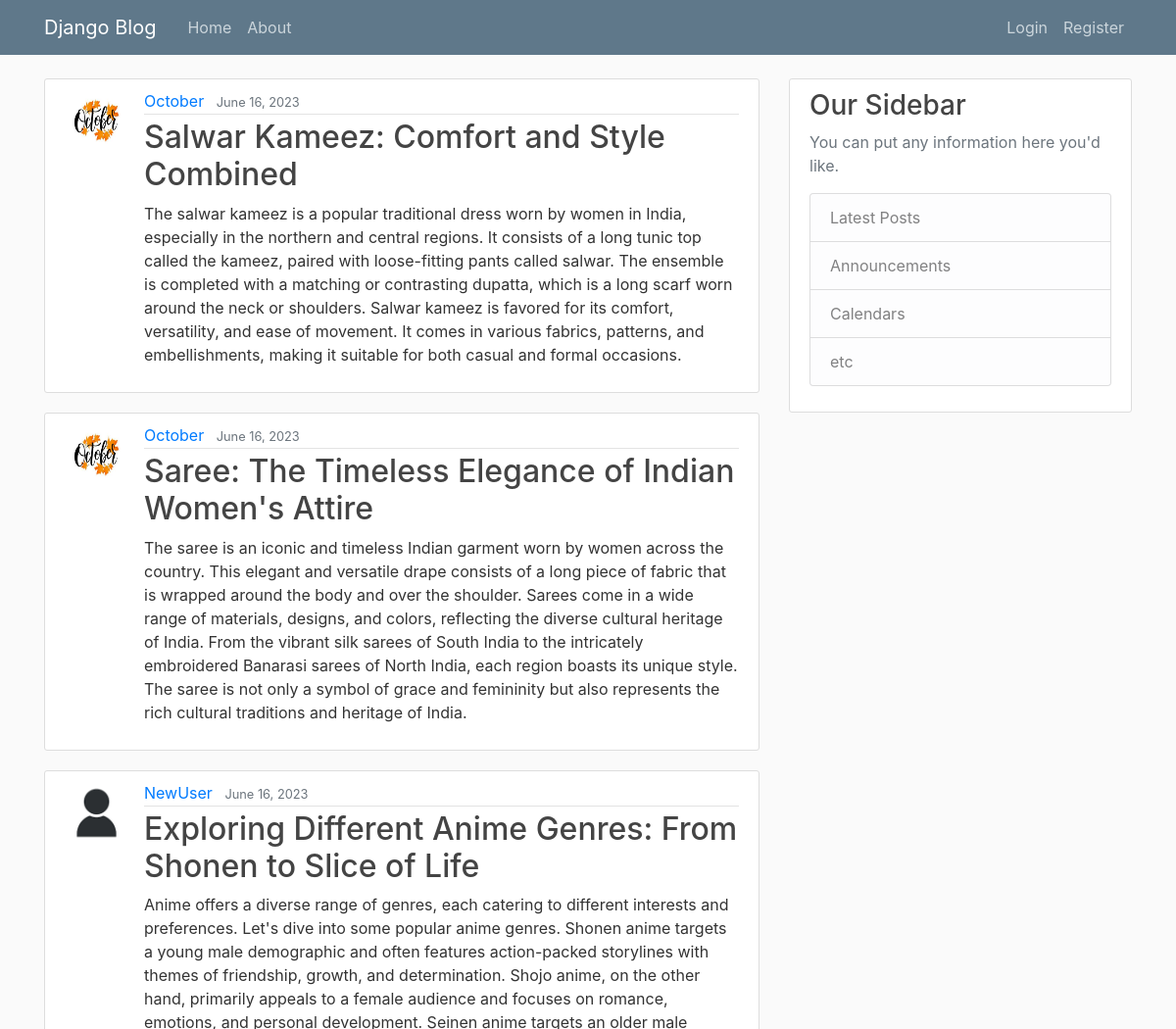
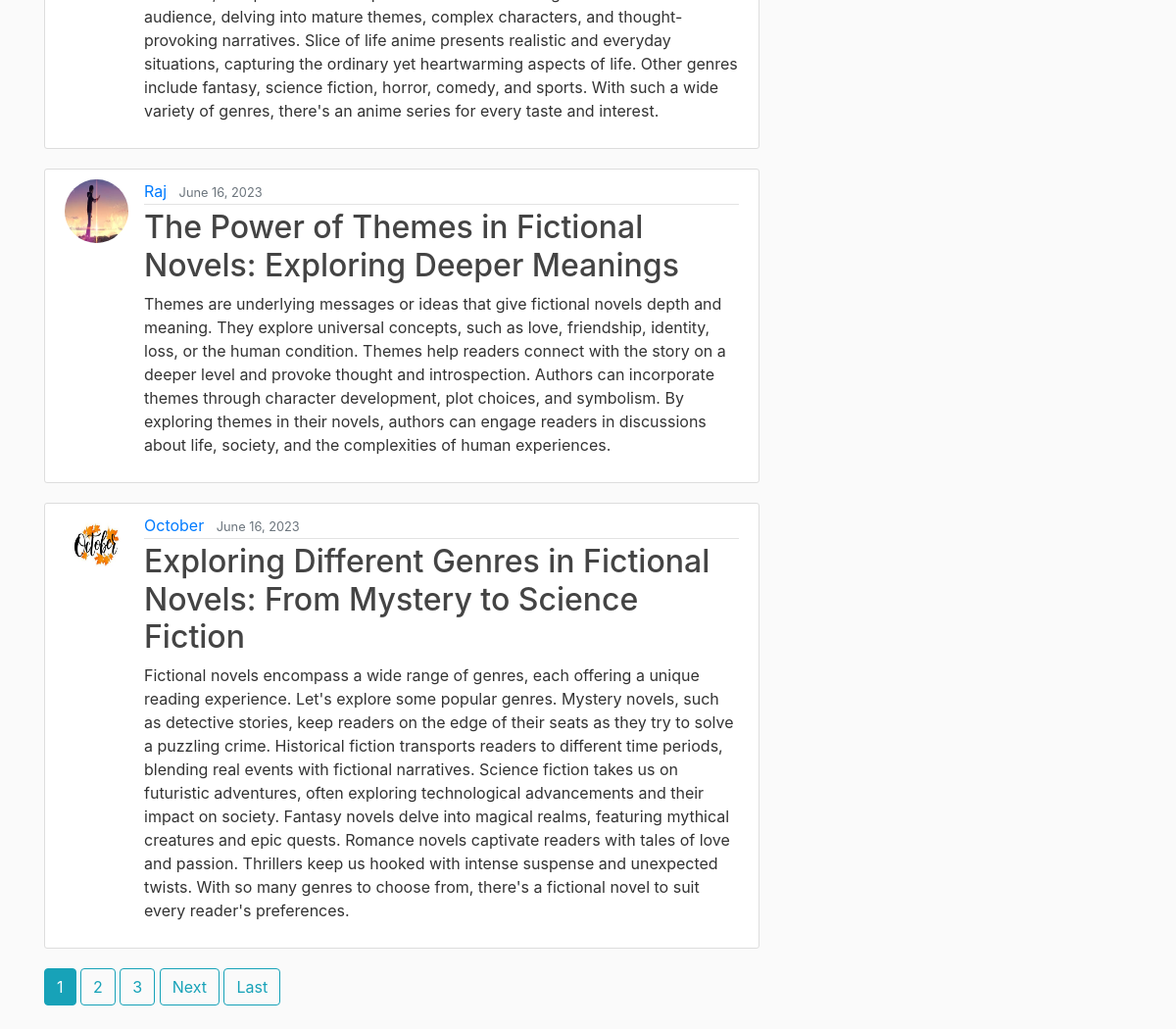
The page / on the database its author committed (2 pictures, top to bottom).
### blog/models.py (models this page shows, shortened)
class Post(models.Model):
	title = models.CharField(max_length=100)
	content = models.TextField()
	date_posted = models.DateTimeField(default=timezone.now)
	author = models.ForeignKey(User, on_delete=models.CASCADE)

### users/models.py (models this page shows, shortened)
class Profile(models.Model):
	user = models.OneToOneField(User, on_delete=models.CASCADE)
	image = models.ImageField(default='default.jpg', upload_to='profile_pics')

### blog/views.py (the view)
# urls.py: path('', PostListView.as_view(), name="blog-home"),
class PostListView(ListView):
	model = Post
	template_name = 'blog/home.html'
	context_object_name = 'posts'
	ordering = ['-date_posted']
	paginate_by = 5

### blog/templates/blog/home.html (shortened to what this page needs)
{% extends "blog/base.html" %}
{% block content %}
    {% for post in posts %}
        <article class="media content-section">
          <img class="rounded-circle article-img" src="{{ post.author.profile.image.url }}">
          <div class="media-body">
            <div class="article-metadata">
              <a class="mr-2" href="{% url 'user-posts' post.author.username %}">{{ post.author }}</a>
              <small class="text-muted">{{ post.date_posted|date:"F d, Y" }}</small>
            </div>
            <h2><a class="article-title" href="{% url 'post-detail' post.id %}">{{ post.title }}</a></h2>
            <p class="article-content">{{ post.content }}</p>
          </div>
        </article>
    {% endfor %}
    {% if is_paginated %}
      {% for num in page_obj.paginator.page_range %}
        {% if page_obj.number == num %}
          <a class="btn btn-info mb-4" href="?page={{ num }}">{{ num }}</a>
        {% elif num > page_obj.number|add:'-3' and num < page_obj.number|add:'3' %}
          <a class="btn btn-outline-info mb-4" href="?page={{ num }}">{{ num }}</a>
        {% endif %}
      {% endfor %}
      {% if page_obj.has_next %}
        <a class="btn btn-outline-info mb-4" href="?page={{page_obj.next_page_number}}">Next</a>
        <a class="btn btn-outline-info mb-4" href="?page={{page_obj.paginator.num_pages}}">Last</a>
      {% endif %}
    {% endif %}
{% endblock content %}

### blog/templates/blog/base.html (shortened to what this page needs)
{% load static %}
<!DOCTYPE html>
<html lang="en">
<head>
    <link rel="stylesheet" href="https://cdn.jsdelivr.net/npm/bootstrap@4.3.1/dist/css/bootstrap.min.css">
    <link rel="stylesheet" type="text/css" href="{% static 'blog/main.css' %}" >
</head>
<body>
    <header class="site-header">
      <nav class="navbar navbar-expand-md navbar-dark bg-steel fixed-top">
        <div class="container">
          <a class="navbar-brand mr-4" href="{% url 'blog-home' %}">Django Blog</a>
          <div class="collapse navbar-collapse" id="navbarToggle">
            <div class="navbar-nav mr-auto">
              <a class="nav-item nav-link" href="{% url 'blog-home' %}">Home</a>
              <a class="nav-item nav-link" href="{% url 'blog-about' %}">About</a>
            </div>
            <div class="navbar-nav">
              {% if user.is_authenticated %}
                <a class="nav-item nav-link" href="{% url 'post-create' %}">New Post</a>
                <a class="nav-item nav-link" href="{% url 'profile' %}">Profile</a>
                <a class="nav-item nav-link" href="{% url 'logout' %}">Logout</a>
              {% else %}
                <a class="nav-item nav-link" href="{% url 'login' %}">Login</a>
                <a class="nav-item nav-link" href="{% url 'register' %}">Register</a>
              {% endif %}
            </div>
          </div>
        </div>
      </nav>
    </header>
    <main role="main" class="container">
      <div class="row">
        <div class="col-md-8">
          {% block content %}{% endblock %}
        </div>
        <div class="col-md-4">
          <div class="content-section">
            <h3>Our Sidebar</h3>
            <p class='text-muted'>You can put any information here you'd like.
              <ul class="list-group">
                <li class="list-group-item list-group-item-light">Latest Posts</li>
                <li class="list-group-item list-group-item-light">Announcements</li>
                <li class="list-group-item list-group-item-light">Calendars</li>
                <li class="list-group-item list-group-item-light">etc</li>
              </ul>
            </p>
          </div>
        </div>
      </div>
    </main>
</body>
</html>

### blog/static/blog/main.css (style rules this page uses)
body { background: #fafafa; color: #333333; margin-top: 5rem; }
h1, h2, h3, h4, h5, h6 { color: #444444; }
ul { margin: 0; }
.bg-steel { background-color: #5f788a; }
.site-header .navbar-nav .nav-link { color: #cbd5db; }
.content-section { background: #ffffff; padding: 10px 20px; border: 1px solid #dddddd; border-radius: 3px; margin-bottom: 20px; }
.article-title { color: #444444; }
.article-content { white-space: pre-line; }
.article-img { height: 65px; width: 65px; margin-right: 16px; }
.article-metadata { padding-bottom: 1px; margin-bottom: 4px; border-bottom: 1px solid #e3e3e3 }

### rows shown on the page
Post: author.profile.image (picture), author "October", date_posted "June 16, 2023", title "Salwar Kameez: Comfort and Style Combined", content "The salwar kameez is a popular traditional dress worn by women in India, especially in the northern and central regions. It consists of a long tunic top called the kameez, paired with loose-fitting pants called salwar. The ensemble is completed with a matching or contrasting dupatta, which is a long scarf worn around the neck or shoulders. Salwar kameez is favored for its comfort, versatility, and ease of movement. It comes in various fabrics, patterns, and embellishments, making it suitable for both casual and formal occasions."
Post: author.profile.image (picture), author "October", date_posted "June 16, 2023", title "Saree: The Timeless Elegance of Indian Women's Attire", content "The saree is an iconic and timeless Indian garment worn by women across the country. This elegant and versatile drape consists of a long piece of fabric that is wrapped around the body and over the shoulder. Sarees come in a wide range of materials, designs, and colors, reflecting the diverse cultural heritage of India. From the vibrant silk sarees of South India to the intricately embroidered Banarasi sarees of North India, each region boasts its unique style. The saree is not only a symbol of grace and femininity but also represents the rich cultural traditions and heritage of India."
Post: author.profile.image (placeholder picture), author "NewUser", date_posted "June 16, 2023", title "Exploring Different Anime Genres: From Shonen to Slice of Life", content "Anime offers a diverse range of genres, each catering to different interests and preferences. Let's dive into some popular anime genres. Shonen anime targets a young male demographic and often features action-packed storylines with themes of friendship, growth, and determination. Shojo anime, on the other hand, primarily appeals to a female audience and focuses on romance, emotions, and personal development. Seinen anime targets an older male audience, delving into mature themes, complex characters, and thought-provoking narratives. Slice of life anime presents realistic and everyday situations, capturing the ordinary yet heartwarming aspects of life. Other genres include fantasy, science…"
Post: author.profile.image (picture), author "Raj", date_posted "June 16, 2023", title "The Power of Themes in Fictional Novels: Exploring Deeper Meanings", content "Themes are underlying messages or ideas that give fictional novels depth and meaning. They explore universal concepts, such as love, friendship, identity, loss, or the human condition. Themes help readers connect with the story on a deeper level and provoke thought and introspection. Authors can incorporate themes through character development, plot choices, and symbolism. By exploring themes in their novels, authors can engage readers in discussions about life, society, and the complexities of human experiences."
Post: author.profile.image (picture), author "October", date_posted "June 16, 2023", title "Exploring Different Genres in Fictional Novels: From Mystery to Science Fiction", content "Fictional novels encompass a wide range of genres, each offering a unique reading experience. Let's explore some popular genres. Mystery novels, such as detective stories, keep readers on the edge of their seats as they try to solve a puzzling crime. Historical fiction transports readers to different time periods, blending real events with fictional narratives. Science fiction takes us on futuristic adventures, often exploring technological advancements and their impact on society. Fantasy novels delve into magical realms, featuring mythical creatures and epic quests. Romance novels captivate readers with tales of love and passion. Thrillers keep us hooked with intense suspense and…"

### other values the page prints
{{ num }} "1"
{{ num }} "2" "3"
